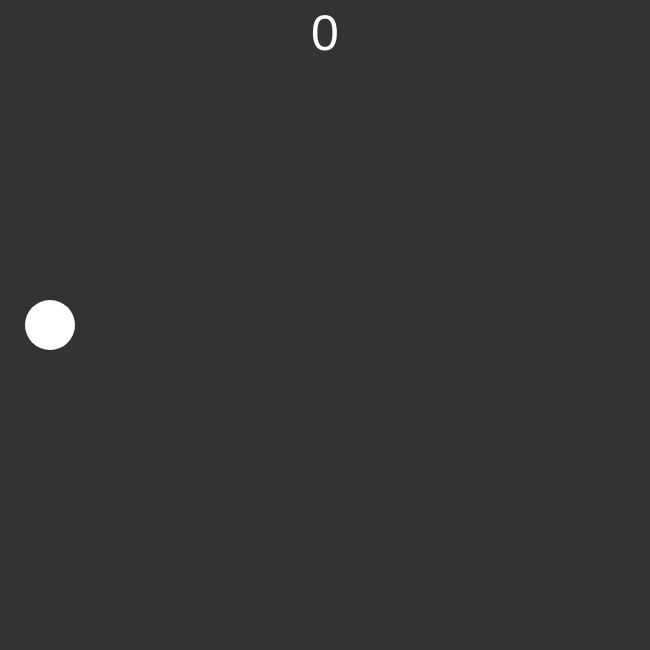
Frame 1 (no input)
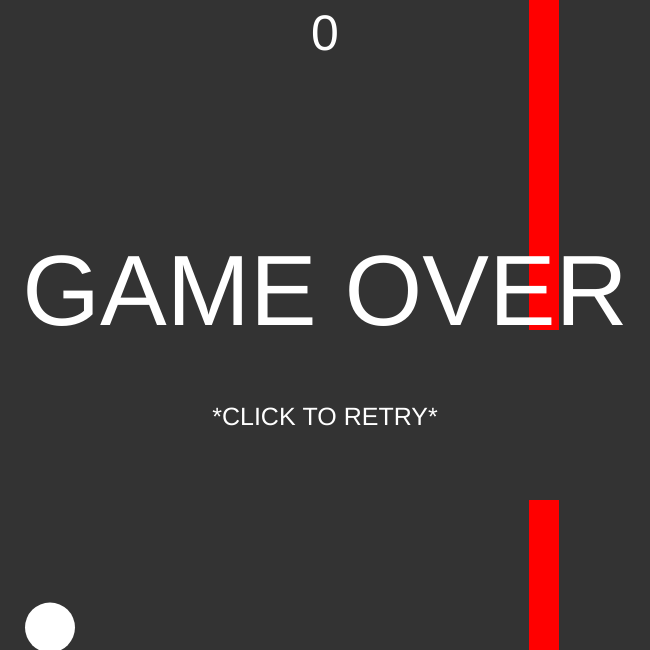
Frame 60 (no input)
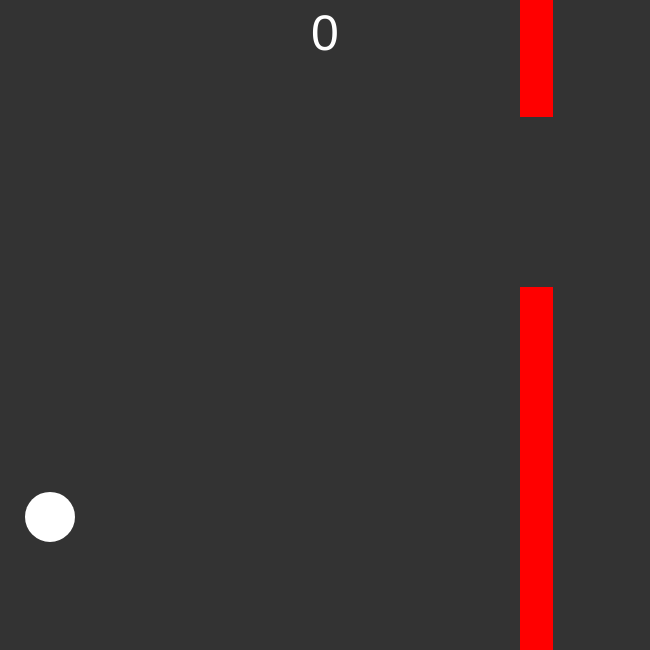
Frame 120 (the mouse pressed at the canvas centre since frame 60)

The p5.js sketch that drew these frames (run headless with seeded random() and noise() and a simulated clock; from frame 60 on, the mouse is pressed at the canvas centre):

// p5.js sketch
// ── sketch.js
var bird;
var pipes = [];

var spaceBetweenPipes = 200;

var score = 0;


function setup(){
    createCanvas(650,650);
    bird = new Bird(50,height/2);
    pipe = new Pipe();
    pipes.push(pipe);
}

function draw(){
    background(51);

    bird.show();
    pipes.forEach(pipe => {
        pipe.show();
    });

    if(bird.isAlive){
        bird.move();
        
        for(let i = 0;i<pipes.length;i++){
            pipes[i].move();
            pipes[i].show();
            bird.checkDeath(pipes[i]);
        }

        newPipe();
        deletePipes();

    }else{
        gameOverScreen();
    }
    drawScore();
}

function drawScore(){
    textAlign(CENTER);
    textSize(50);
    fill(255);
    text(score,width/2,50);
}

function gameOverScreen(){
    textAlign(CENTER);
    textSize(100);
    fill(255);
    text("GAME OVER",width/2,height/2);
    textSize(25);
    fill(255)
    text("*CLICK TO RETRY*",width/2,height/2+100);
    
}

function mousePressed(){
    bird.jump();

    if(!bird.isAlive){
        restart();
    }
}

function newPipe(){
    if(pipes[pipes.length-1].x<=(width-spaceBetweenPipes)){
        var new_pipe = new Pipe();
        pipes.push(new_pipe)
    }
}

function deletePipes(){
    for(let i = 0;i<pipes.length;i++){
        if(pipes[i].x<-pipes[i].width){
            pipes.splice(i,1);
            score++;
        }
    }
}

function restart(){
    background(51);
    bird.isAlive = true;
    bird.x = 50;
    bird.y = height/2;
    pipes = [];
    pipe = new Pipe();
    pipes.push(pipe);
    score = 0;
}


// ── bird.js
function Bird(x,y){
    this.x = x;
    this.y = y;
    this.r = 25;
    this.uplift = -20;
    this.gravity = 0.7; 
    this.vel = 0;
    this.isAlive = true;

    this.show = function(){
        noStroke();
        fill(255);
        ellipse(this.x,this.y,this.r*2,this.r*2);
    }

    this.move = function(){
        this.vel+=this.gravity;
        this.vel*=0.9;
        this.y+=this.vel;
        this.checkUpperBorder();

    }

    this.jump = function(){
        this.vel+=this.uplift;
    }

    this.checkUpperBorder = function(){
        if(this.y-this.r<=0){
            this.y = this.r;
        }
    }

    this.checkDeath = function(pipe){
        if(this.y+this.r>=width){
            this.isAlive = false;
        }
        
        if(this.x+this.r>=pipe.x && this.x-this.r<=(pipe.x+pipe.width)){
            if(!(this.y - this.r>=(pipe.upperHalfHeight) && this.y+this.r<=pipe.upperHalfHeight + pipe.middleSpace)){
                this.isAlive = false;
            }
        }
    }
}
// ── pipe.js
function Pipe(){
    this.width = 30;
    this.x = width+50;
    this.speed = 3;
    this.minHeight = 30;
    this.middleSpace = 170;
    this.upperHalfHeight = random(this.minHeight,(height-(this.minHeight+this.middleSpace)));
    this.lowerHalfY = this.upperHalfHeight + this.middleSpace;

    this.show = function(){
        fill(255,0,0);
        rect(this.x,0,this.width,this.upperHalfHeight);
        rect(this.x,this.lowerHalfY,this.width,width-this.lowerHalfY);
    }

    this.move = function(){
        this.x-=this.speed;
    }
}
